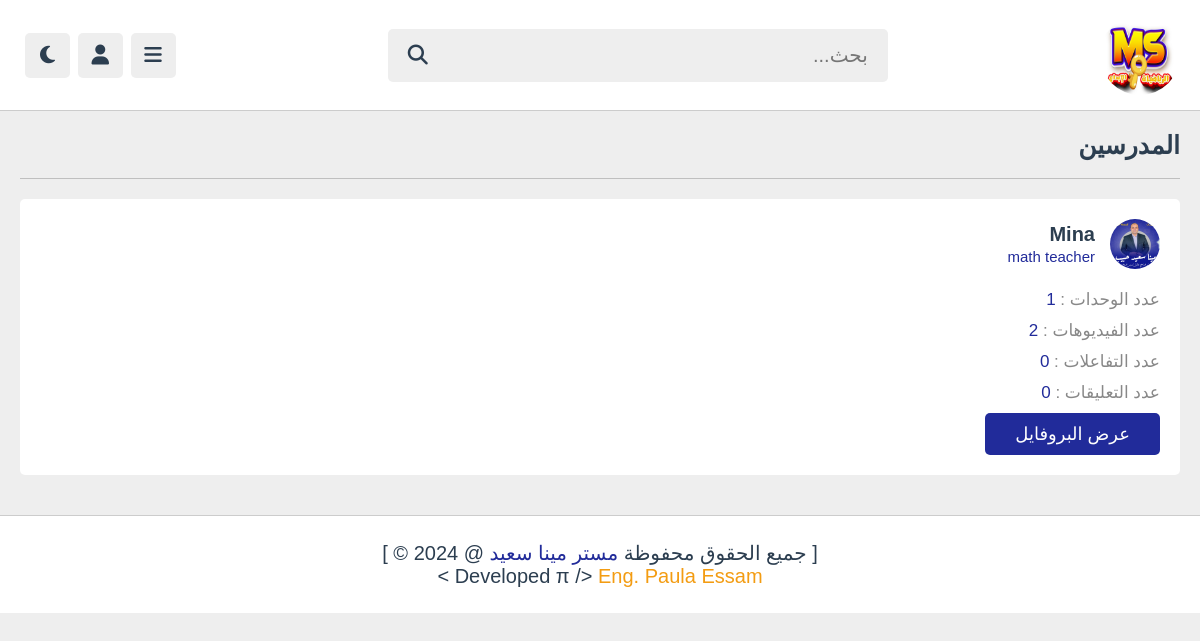
The app's page /teachers.php with its own data.
### tables this page shows
CREATE TABLE `tutors` (
  `id` varchar(20) NOT NULL,
  `name` varchar(50) NOT NULL,
  `profession` varchar(50) NOT NULL,
  `email` varchar(50) NOT NULL,
  `password` varchar(50) NOT NULL,
  `image` varchar(100) NOT NULL
);

### teachers.php (the view, shortened to what this page needs)
<?php
include 'components/connect.php';
?>
<html lang="en">
<head>
    <link rel="stylesheet" href="https://cdnjs.cloudflare.com/ajax/libs/font-awesome/6.2.0/css/all.min.css">
    <link rel="stylesheet" href="css/style.css">
</head>
<body>
<?php include 'components/user_header.php';?>
<section class="teachers">
    <h1 class="heading">المدرسين</h1>
    <div class="box-container">
        <?php
            $select_tutors = $conn->prepare("SELECT * FROM `tutors`");
            $select_tutors->execute();
            if ($select_tutors->rowCount() > 0) {
                while($fetch_tutor = $select_tutors->fetch(PDO::FETCH_ASSOC)){
                    $tutor_id = $fetch_tutor['id'];
                    $count_likes = $conn->prepare("SELECT * FROM `likes` WHERE tutor_id = ?");
                    $count_likes ->execute([$tutor_id]);
                    $total_likes = $count_likes->rowCount();
                    $count_comments = $conn->prepare("SELECT * FROM `comments` WHERE tutor_id = ?");
                    $count_comments ->execute([$tutor_id]);
                    $total_comments = $count_comments->rowCount();
                    $count_content = $conn->prepare("SELECT * FROM `content` WHERE tutor_id = ?");
                    $count_content ->execute([$tutor_id]);
                    $total_content = $count_content->rowCount();
                    $count_playlist = $conn->prepare("SELECT * FROM `playlist` WHERE tutor_id = ?");
                    $count_playlist ->execute([$tutor_id]);
                    $total_playlist = $count_playlist->rowCount();
        ?>
        <div class="box">
            <div class="tutor">
                <img src="uploaded_files/<?=$fetch_tutor['image']?>" alt="">
                <div>
                    <h3><?=$fetch_tutor['name']?></h3>
                    <span><?=$fetch_tutor['profession']?></span>
                </div>
            </div>
                <p>عدد الوحدات : <span><?=$total_playlist?></span></p>
                <p>عدد الفيديوهات :    <span><?=$total_content?></span></p>
                <p>عدد التفاعلات :     <span><?=$total_likes?></span></p>
                <p>عدد التعليقات :  <span><?=$total_comments?></span></p>
            <a href="teacherProfile.php?get_id=<?=$fetch_tutor['email']?>"><button  class="inline-btn">عرض البروفايل</button></a>
        </div>
        <?php
            }
        }
        else{
            echo '<p class="empty"> المستر غير موجود !</p>';
        }
    ?>
    </div>
</section>
<?php include 'components/footer.php';?>
</body>
</html>

### css/style.css (style rules this page uses)
:root { --main-color:#212b9a; --red: #e74c3c; --orange: #f39c12; --white:#fff; --black:#2c3e50; --light-color:#888; --light-bg:#eee; --border: .1rem solid rgba(0,0,0,.2); }
* { font-family: 'Nunito', sans-serif; margin: 0; padding: 0; box-sizing: border-box; outline: none; border: none; text-decoration: none; }
html { font-size: 62.5%; overflow-x: hidden; }
body { direction: rtl; background-color: var(--light-bg); padding-right: 30rem; }
section { padding: 2rem; max-width: 1200px; margin: 0 auto; }
.btn, .option-btn, .delete-btn, .inline-btn, .inline-option-btn, .inline-delete-btn { border-radius: .5rem; padding: 1rem 3rem ; font-size: 1.8rem; color:#fff; margin-top: 1rem; text-transform: capitalize; cursor: pointer; text-align: center; }
.btn, .inline-btn { background-color: var(--main-color); }
.heading { padding-bottom: 1.8rem; border-bottom: var(--border); font-size: 2.5rem; color: var(--black); text-transform: capitalize; margin-bottom: 2rem; }
.teachers .box-container { display: grid; grid-template-columns: repeat(auto-fit, minmax(30rem, 1fr)); gap: 1.5rem; align-items: flex-start; justify-content: center; }
.teachers .box-container .box { border-radius: .5rem; padding: 2rem; background-color: var(--white); }
.teachers .box-container .box .tutor { margin-bottom: 1rem; display: flex; align-items: center; gap: 1.5rem; }
.teachers .box-container .box .tutor img { width: 5rem; height: 5rem; object-fit: cover; border-radius: 50%; }
.teachers .box-container .box .tutor h3 { color: var(--black); font-size: 2rem; margin-bottom: .2rem; }
.teachers .box-container .box .tutor span { color: var(--main-color); font-size: 1.5rem; }
.teachers .box-container .box p { padding-top: 1rem; font-size: 1.7rem; color: var(--light-color); }
.teachers .box-container .box p span { color: var(--main-color); }
@media (max-width: 1200px) { body { padding-right: 0; } }

### records on screen
tutors: image (picture), name "Mina", profession "math teacher", total_playlist "1", total_content "2", total_likes "0", total_comments "0"
